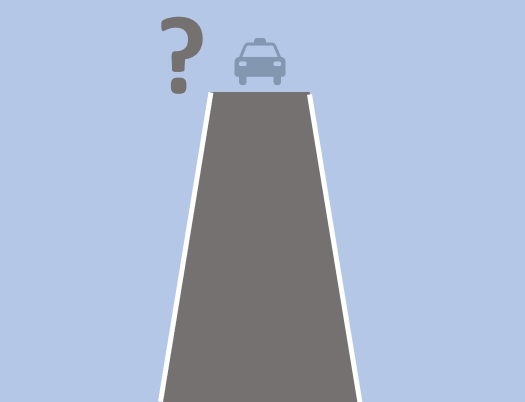
#> input picture Prototype/app_highwaymerge/demo_safe.png, 525 x 402 px; its folder holds 4 pictures in this run
$ python warnGUI.py
#> lines starting #> are read from the running program, lines starting #| are printed output that depends on the picture
#!/usr/bin/env python2
# -*- coding: utf-8 -*-
"""
GUI for highway merge warner
last mod 6/15/18 python 3 compatible, moved all visual display outside of process
"""

display_new_car = 0
display_wait_warning = 1
display_act_warning = 2
display_safe = 3
display_close = 4

from multiprocessing import Process, Pipe
import cv2
from prototype.app_highwaymerge.audioWarning import audioWarning
import time # for pausing

my_folder = __file__[:-11] if __file__[-4:]=='.pyc' else __file__[:-10]
safe_image = cv2.imread(my_folder + 'demo_safe.png')
#> safe_image is the input picture: shape (402, 525, 3); mean B, G, R 205.4, 180.9, 167.4
wait_warning_images = (cv2.imread(my_folder + 'demo_waitwarn0.png'),
                       cv2.imread(my_folder + 'demo_waitwarn1.png'))
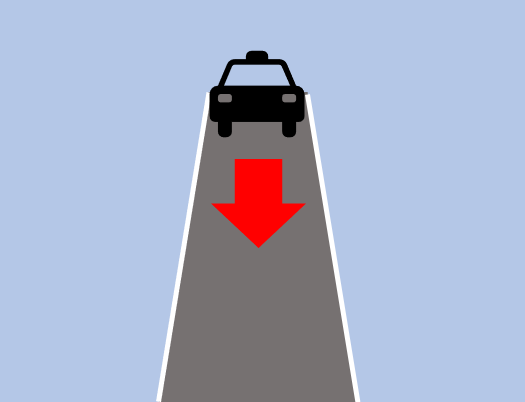
#> input picture Prototype/app_highwaymerge/demo_waitwarn0.png, 525 x 402 px
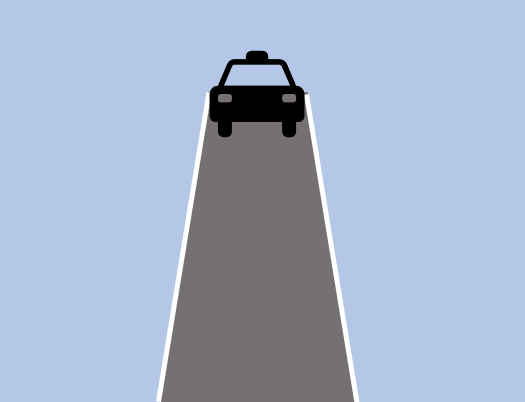
#> input picture Prototype/app_highwaymerge/demo_waitwarn1.png, 525 x 402 px
wait_image_period = 2
act_warning_image = cv2.imread(my_folder + 'demo_actwarn.png')
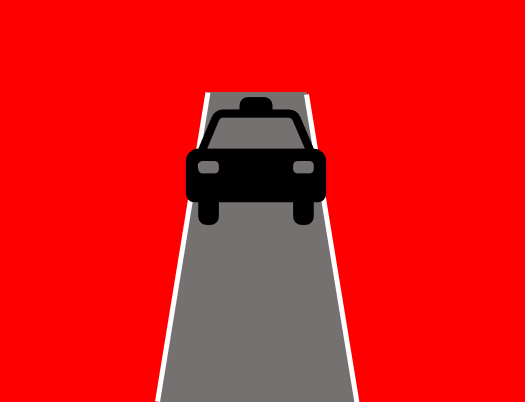
#> input picture Prototype/app_highwaymerge/demo_actwarn.png, 525 x 402 px
#> act_warning_image is the input picture: shape (402, 525, 3); mean B, G, R 22.5, 22.5, 220.2

class GUI():
    # [47 lines left out: functions __init__, startDisplay, stopDisplay, changeDisplay, not called in this run]
